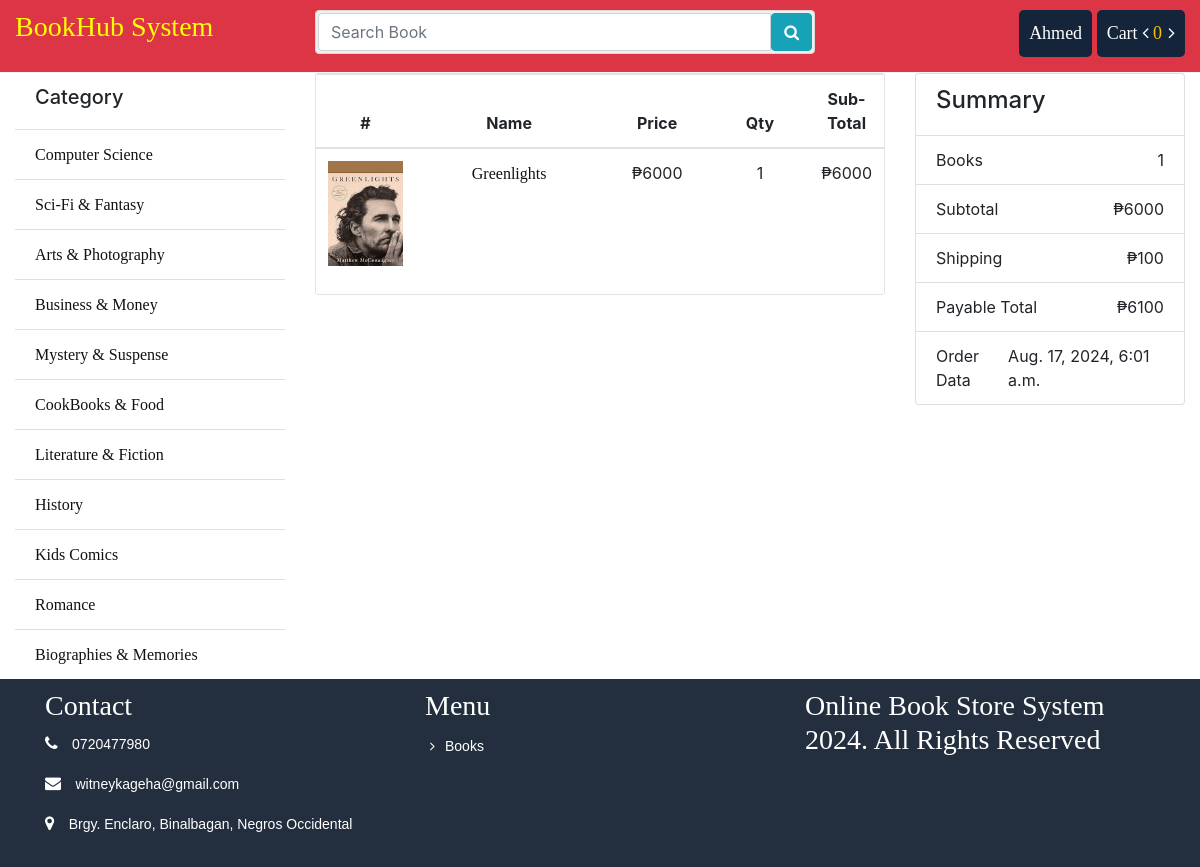
Screenshot of /order/10 (signed in) with the database file from the repository.
### store/models.py (models this page shows, shortened)
class Category(models.Model):
	name = models.CharField(max_length = 100)
	slug = models.SlugField(max_length = 150, unique=True ,db_index=True)
	icon = models.FileField(upload_to = "category/")
	create_at = models.DateTimeField(auto_now_add = True)
	updated_at = models.DateTimeField(auto_now_add = True)

class Book(models.Model):
	writer = models.ForeignKey(Writer, on_delete = models.CASCADE)
	category = models.ForeignKey(Category, on_delete = models.CASCADE)
	name = models.CharField(max_length = 100)
	slug = models.SlugField(max_length=100, db_index=True)
	price = models.IntegerField()
	stock = models.IntegerField()
	coverpage = models.FileField(upload_to = "coverpage/")
	bookpage = models.FileField(upload_to = "bookpage/")
	created = models.DateTimeField(auto_now_add=True)
	updated = models.DateTimeField(auto_now=True)
	totalreview = models.IntegerField(default=1)
	totalrating = models.IntegerField(default=5)
	status = models.IntegerField(default=0)
	description = models.TextField()

### order/models.py (models this page shows, shortened)
class OrderItem(models.Model):
    order = models.ForeignKey(Order, on_delete=models.CASCADE)
    book = models.ForeignKey(Book, on_delete=models.CASCADE)
    price = models.DecimalField(max_digits=10, decimal_places=2)
    quantity = models.PositiveIntegerField(default=1)

class Order(models.Model):
	customer = models.ForeignKey(User, on_delete = models.CASCADE)
	name = models.CharField(max_length=30)
	email = models.EmailField()
	phone = models.CharField(max_length=16)
	address = models.CharField(max_length=150)
	division = models.CharField(max_length=20)
	district = models.CharField(max_length=30)
	zip_code = models.CharField(max_length=30)
	payment_method = models.CharField(max_length = 20)
	account_no = models.CharField(max_length = 20)
	transaction_id = models.IntegerField()
	payable = models.IntegerField()
	totalbook = models.IntegerField()
	created = models.DateTimeField(auto_now_add=True)
	updated = models.DateTimeField(auto_now=True)
	paid = models.BooleanField(default=False)
	class Meta:
		ordering = ('-created', )

### order/views.py (the view)
# urls.py: path('<int:id>', views.order_details, name="order_details"),
def order_details(request, id):
	order_summary = get_object_or_404(Order, id=id)
	if order_summary.customer_id != request.user.id:
		return redirect('store:index')
	orderedItem = OrderItem.objects.filter(order_id=id)
	context = {
		"o_summary": order_summary,
		"o_item": orderedItem
	}
	return render(request, 'order/details.html', context)

### cart/cart.py (called while the page is built)
    def __len__(self):
        return sum(item['quantity'] for item in self.cart.values())

### store/context_processors.py (called while the page is built)
def sidebar(request):
	categories = Category.objects.all()
	context = {
		"cat":categories
	}
	return context

def cart(request):
	cart = Cart(request)
	context = {
		"cart": cart
	}
	return context

### store/templatetags/customfunction.py (called while the page is built)
@register.filter(name='subtotal')
def subtotal(value, args):
	return value*args

### order/templates/order/details.html
{% extends 'store/base.html' %}
{% load static %}
{% load customfunction %}
{% block container %}
			<div class="row">
				<div class="col-sm-8">
					<div class="cart_info">
					    <table class="table table-hover">
					        <thead class="text-center">
					            <tr>
					                <th scope="col">#</th>
					                <th scope="col" style="width: 250px">Name</th>
					                <th scope="col">Price</th>
					                <th scope="col" >Qty</th>
					                <th scope="col"> Sub-Total</th>
					            </tr>
					        </thead>
					        <tbody class="text-center">
					        	{% for item in o_item %}
					            <tr>
					                <td class="cart_coverpage"><a href=""><img src="{{ item.book.coverpage.url}}"></a></td>
					                <td><a href="{% url 'store:book' id=item.book.id %}">{{ item.book.name }}</a></td>
					                <td class="cart_quantity">₱{{ item.book.price }}</td>
					                <td class="cart_quantity">{{ item.quantity }}</td>
					                <td>₱{{ item.book.price|subtotal:item.quantity }}</td>
					            </tr>
					            {% endfor %}
					        </tbody>
					    </table>
					</div>
				</div>
				<div class="col-sm-4">
					<ul class="list-group">
						<li class="list-group-item d-flex justify-content-between align-items-center"><h4>Summary</h4></li>
						<li class="list-group-item d-flex justify-content-between align-items-center">Books<span>{{ o_summary.totalbook }}</span></li>
						<li class="list-group-item d-flex justify-content-between align-items-center">Subtotal<span>₱{{ o_summary.payable }}</span></li>
						<li class="list-group-item d-flex justify-content-between align-items-center">Shipping<span>₱{{ 100 }}</span></li>
						<li class="list-group-item d-flex justify-content-between align-items-center">Payable Total<span>₱{{ o_summary.payable|add:100 }}</span></li>
						<li class="list-group-item d-flex justify-content-between align-items-center">Order Data<span>{{ o_summary.created }}</span></li>
					</ul>
				</div>
			</div>
		{% endblock %}

### store/templates/store/bin/header.html (shortened to what this page needs)
{% load static %}
<div class="header-top bg-danger">
	<div class="container-fluid">
		<div class="row">
			<div class="col-sm-3">
				<div class="pull-left">
					<a href="{% url 'store:index' %}"><h3 style="font-family:Lucida Handwriting; color: yellow ">BookHub System</h3></a>
				</div>
			</div>
			<div class="col-sm-5">
				<form action="{% url 'search:search' %}" method="GET">
					<div class="input-group search_box">
						<input type="text" class="form-control" placeholder="Search Book" name="q" value="{{search}}">
						<button class="btn btn-info" type="submit"><i class="fa fa-search"></i></button>
					</div>
				</form>
			</div>
			<div class="col-sm-4">
				<div class="pull-right">
					<ul class="navbar-nav">
						{% if request.user.is_authenticated %}
					    <li class="dropdown profile"><a href="#">{{ request.user.username }}</a>
					    </li>
					    <li class="cart">
					    	<a href="{% url 'cart:cart_details' %}">Cart <i class="fa fa-angle-left"></i>
					    		<span class="totalcart" id="gettotalcart"> {{ cart|length }} </span>
					    		<i class="fa fa-angle-right"></i>
					    	</a>
					    </li>
					    {% endif %}
					</ul>
				</div>
			</div>
		</div>
	</div>
</div>

### store/templates/store/bin/sidebar.html
			<ul class="list-group list-group-flush">
				<li class="list-group-item"><h5>Category</h5></li>
				{% for p in cat %}
				<li class="list-group-item"><a href="{% url 'store:category' id=p.id %}">{{p.name}}</a></li>
				{% endfor %}
			</ul>

### store/static/css/style.css (style rules this page uses)
.header-top { border-bottom: 1px solid #f5f5f5; padding-top: 10px; padding-bottom: 15px; background: none repeat scroll 0 0 #232f3e; }
.search_box { padding: 2px; background-color: #efefef; border: 1px solid #d9d9d9; border-radius: 4px; position:absolute; width:100%; }
.navbar-nav { display: block; }
.navbar-nav li { display: inline-block; }
.navbar-nav li a { color: #fff; font-size: 18px; text-decoration: none; }
.cart, .profile { background: #14243a; padding: 10px; border-radius: 5px; }
.totalcart { color: #fac10a; margin-right:2px; }
.titleheader > h3, a { font-family: "Times New Roman", Times, serif; display: inline-block; }
ul li { list-style: none; }
.list-group li a { color: #111; }
td a { color: #111!important; }
.cart_info { border: 1px solid #E6E4DF; border-radius: 3px; margin-bottom: 20px; }
.cart_coverpage a img { max-width:75px; }
.cart_quantity { width: 130px; }

### rows the page displays
Category: name "Computer Science"
Category: name "Sci-Fi & Fantasy"
Category: name "Arts & Photography"
Category: name "Business & Money"
Category: name "Mystery & Suspense"
Category: name "CookBooks & Food"
Category: name "Literature & Fiction"
Category: name "History"
Category: name "Kids Comics"
Category: name "Romance"
Category: name "Biographies & Memories"
OrderItem: book.coverpage (picture), book.name "Greenlights", book.price "6000", quantity "1", book.price|subtotal "6000"
Order: totalbook "1", payable "6000", payable|add "6100", created "Aug. 17, 2024, 6:01 a.m."

### other values shown
{{ request.user.username }} "Ahmed"
{{ cart|length }} "0"
{{ 100 }} "100"
